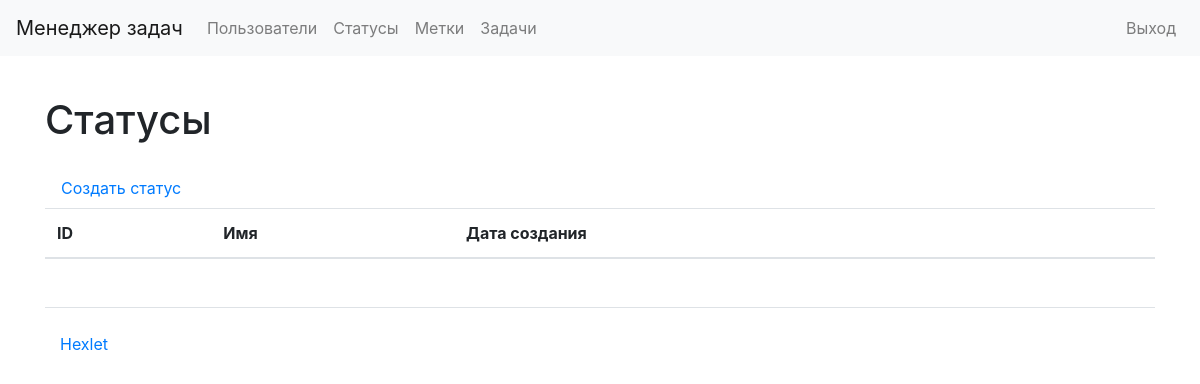
/statuses/ (signed in), run on an earlier commit of the app's database.
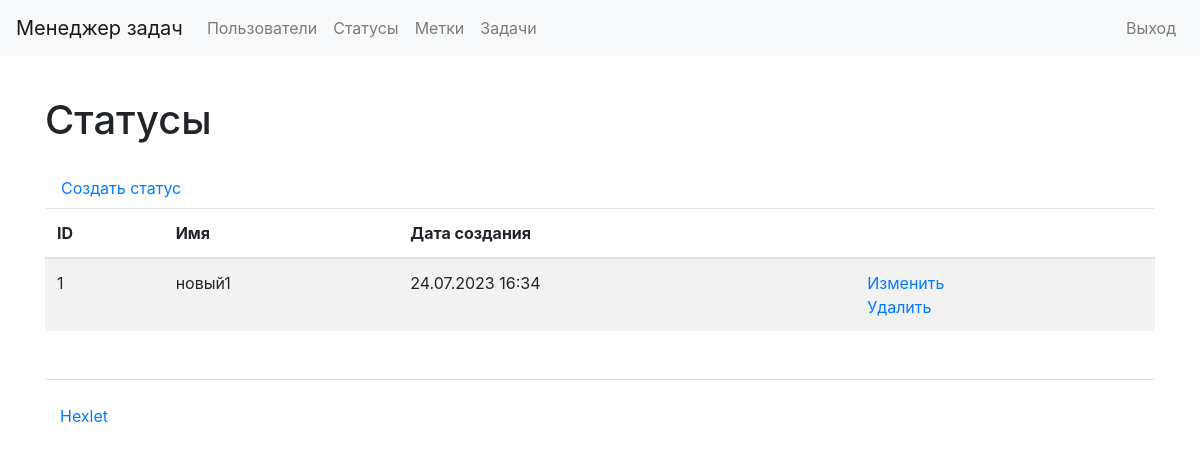
And on a later commit of the database.
### task_manager/statuses/models.py (models this page shows, shortened)
class Statuses(models.Model):
    name = models.CharField(max_length=100,
                            verbose_name=_('Name'),
                            unique=True)
    created_at = models.DateTimeField(auto_now=True,
                                      verbose_name=_('Creation date'))

### task_manager/statuses/views.py (the view)
# urls.py: path('', views.StatusesListView.as_view(),
class StatusesListView(AuthRequiredMixin, SuccessMessageMixin, ListView):
    template_name = 'statuses/statuses_list.html'
    model = Statuses

### task_manager/users/mixins.py (called while the page is built)
    def dispatch(self, request, *args, **kwargs):
        if not request.user.is_authenticated:
            messages.error(request, self.auth_message)
            return redirect(reverse_lazy('login'))
        return super().dispatch(request, *args, **kwargs)

### task_manager/templates/statuses/statuses_list.html
{% extends "base.html" %}
{% load bootstrap4 %}
{% block content %}
{% load i18n %}
<h1 class="my-4">{% trans "Statuses" %}</h1>
<a class="nav-link" href="{% url 'create_status' %}">{% trans "Create status" %}</a>
<table class="table table-striped">
  <thead>
    <tr>
      <th>ID</th>
      <th>{% trans "Name" %}</th>
      <th>{% trans "Creation date" %}</th>
      <th></th>
    </tr>
  </thead>
  <tbody>
    {% for status in statuses_list %}
    <tr>
      <td>{{ status.pk }}</td>
      <td>{{ status.name }}</td>
      <td>{{ status.created_at|date:"d.m.Y H:i" }}</td>
      <td>
        <a href="{% url 'update_status' status.pk %}">{% trans "Change" %}</a>
        <br>
        <a href="{% url 'delete_status' status.pk %}">{% trans "Delete" %}</a>
      </td>
    </tr>
    {% endfor %}
  </tbody>
</table>
{% endblock %}

What changed in the data, as far as the page shows it:
added Statuses: pk "1", name "новый1", created_at "24.07.2023 16:34"
